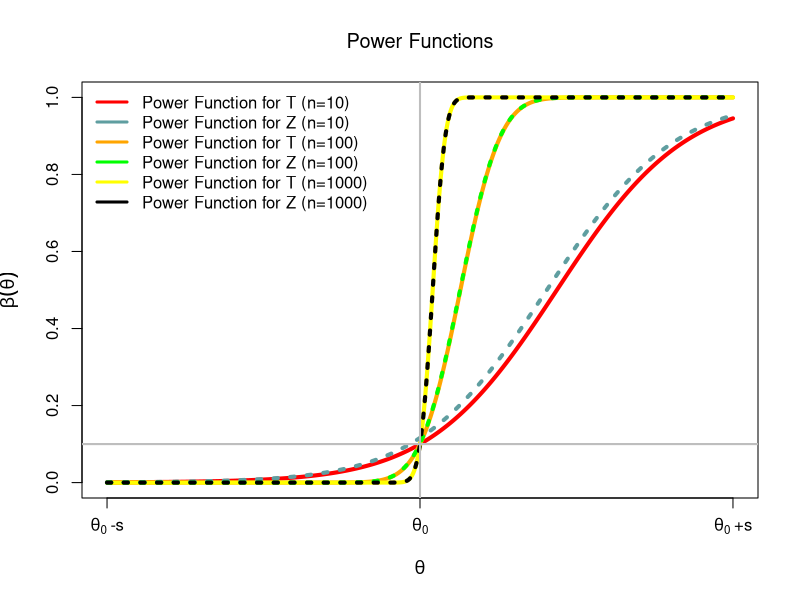

This figure's R source:
pow_1 <- function(theta,n,alpha=.1,theta_0=0,s=1) {
  t_alpha <- qt(1-alpha, df=n-1)
  pt(t_alpha + sqrt(n) *(theta_0-theta) / s, df=n-1, lower.tail=FALSE)
}

sapply(2:100,function(n) pow_1(0+1,n,.05))

pow_2 <- function(theta,n,alpha=.1,theta_0=0,s=1) {
  t_alpha <- qnorm(1-alpha)
  #pnorm(t_alpha + sqrt(n) *(theta_0-theta) / s, lower.tail=FALSE)
  pt(t_alpha + sqrt(n) *(theta_0-theta) / s, df=n-1,lower.tail=FALSE)
}


theta_0 <- 1
s <- 1
xx <- theta_0 + 1*seq(-s,s,len=1000)

pdf("../output/power.pdf")
plot(xx,pow_1(xx,theta_0=theta_0,s=s,n=10),type='l',lwd=4,col="red",
     ylab=expression(beta(theta)),xlab=expression(theta),cex.lab=1.1,
     ylim=c(0,1),xaxt="n",
     main=expression("Power Functions"))
lines(xx,pow_1(xx,theta_0=theta_0,s=s,n=100),type='l',lwd=4,col="orange")
lines(xx,pow_1(xx,theta_0=theta_0,s=s,n=1000),type='l',lwd=4,col="yellow")

lines(xx,pow_2(xx,theta_0=theta_0,s=s,n=10),type='l',lwd=4,col="cadetblue",lty=3)
lines(xx,pow_2(xx,theta_0=theta_0,s=s,n=100),type='l',lwd=4,col="green",lty=3)
lines(xx,pow_2(xx,theta_0=theta_0,s=s,n=1000),type='l',lwd=4,col="black",lty=3)

axis(1,at=theta_0+s*c(-1,0,1),lab= c(expression(theta[0]~"-s"),
                                     expression(theta[0]),
                                     expression(theta[0]~"+s")))

#axis(1,at=theta_0,lab=expression(theta[0]))
#axis(1,at=(theta_0-2):(theta_0+2),lab= c(expression(theta[0]~"-2"),
#                                         expression(theta[0]~"-1"),
#                                         expression(theta[0]~""),
#                                         expression(theta[0]~"+1"),
#                                         expression(theta[0]~"+2")))
legend("topleft",c("Power Function for T (n=10)",
                   "Power Function for Z (n=10)",
                   "Power Function for T (n=100)",
                   "Power Function for Z (n=100)",
                   "Power Function for T (n=1000)",
                   "Power Function for Z (n=1000)"),
       col=c("red","cadetblue","orange","green","yellow","black"),lwd=3,bty="n",cex=1)
abline(v=theta_0,col="grey",lwd=2)
abline(h=.1,col="grey",lwd=2)
dev.off()

